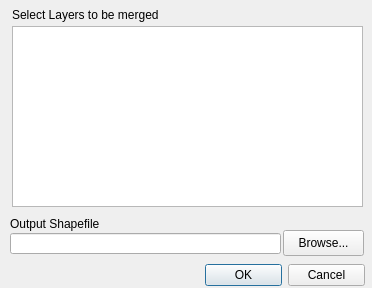
<?xml version="1.0" encoding="UTF-8"?>
<ui version="4.0">
 <class>hcmgis_merge_form</class>
 <widget class="QDialog" name="hcmgis_merge_form">
  <property name="windowModality">
   <enum>Qt::ApplicationModal</enum>
  </property>
  <property name="enabled">
   <bool>true</bool>
  </property>
  <property name="geometry">
   <rect>
    <x>0</x>
    <y>0</y>
    <width>372</width>
    <height>288</height>
   </rect>
  </property>
  <property name="mouseTracking">
   <bool>false</bool>
  </property>
  <property name="windowTitle">
   <string>Merge Layers</string>
  </property>
  <widget class="QDialogButtonBox" name="buttonBox">
   <property name="geometry">
    <rect>
     <x>205</x>
     <y>262</y>
     <width>160</width>
     <height>26</height>
    </rect>
   </property>
   <property name="orientation">
    <enum>Qt::Horizontal</enum>
   </property>
   <property name="standardButtons">
    <set>QDialogButtonBox::Cancel|QDialogButtonBox::Ok</set>
   </property>
  </widget>
  <widget class="QLabel" name="label">
   <property name="geometry">
    <rect>
     <x>10</x>
     <y>213</y>
     <width>121</width>
     <height>22</height>
    </rect>
   </property>
   <property name="text">
    <string>Output Shapefile</string>
   </property>
  </widget>
  <widget class="QLineEdit" name="outfilename">
   <property name="geometry">
    <rect>
     <x>10</x>
     <y>233</y>
     <width>271</width>
     <height>21</height>
    </rect>
   </property>
   <property name="text">
    <string/>
   </property>
   <property name="readOnly">
    <bool>false</bool>
   </property>
  </widget>
  <widget class="QPushButton" name="browseoutfile">
   <property name="geometry">
    <rect>
     <x>283</x>
     <y>230</y>
     <width>81</width>
     <height>26</height>
    </rect>
   </property>
   <property name="text">
    <string>Browse...</string>
   </property>
  </widget>
  <widget class="QLabel" name="label_4">
   <property name="geometry">
    <rect>
     <x>12</x>
     <y>4</y>
     <width>351</width>
     <height>22</height>
    </rect>
   </property>
   <property name="text">
    <string>Select Layers to be merged</string>
   </property>
  </widget>
  <widget class="QListWidget" name="sourcelayers">
   <property name="geometry">
    <rect>
     <x>12</x>
     <y>26</y>
     <width>351</width>
     <height>181</height>
    </rect>
   </property>
   <property name="selectionMode">
    <enum>QAbstractItemView::ExtendedSelection</enum>
   </property>
  </widget>
 </widget>
 <tabstops>
  <tabstop>sourcelayers</tabstop>
  <tabstop>outfilename</tabstop>
  <tabstop>browseoutfile</tabstop>
  <tabstop>buttonBox</tabstop>
 </tabstops>
 <resources/>
 <connections>
  <connection>
   <sender>buttonBox</sender>
   <signal>accepted()</signal>
   <receiver>hcmgis_merge_form</receiver>
   <slot>accept()</slot>
   <hints>
    <hint type="sourcelabel">
     <x>248</x>
     <y>254</y>
    </hint>
    <hint type="destinationlabel">
     <x>157</x>
     <y>274</y>
    </hint>
   </hints>
  </connection>
  <connection>
   <sender>buttonBox</sender>
   <signal>rejected()</signal>
   <receiver>hcmgis_merge_form</receiver>
   <slot>reject()</slot>
   <hints>
    <hint type="sourcelabel">
     <x>316</x>
     <y>260</y>
    </hint>
    <hint type="destinationlabel">
     <x>286</x>
     <y>274</y>
    </hint>
   </hints>
  </connection>
 </connections>
</ui>
